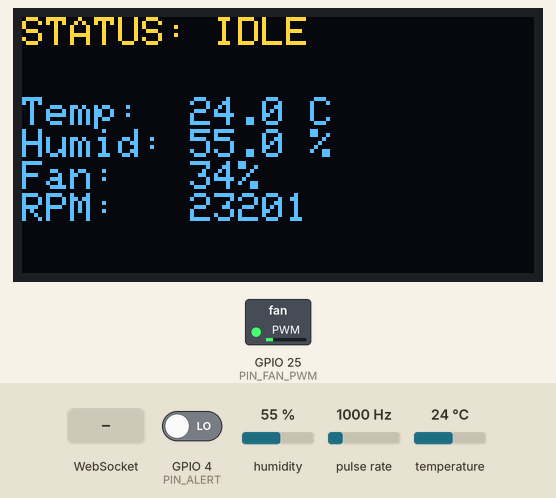
A sketch run on a simulated ESP32. Shown: 128×64 one-colour display, switched loads named in the sketch (green lamp = pin HIGH). Wiring (inferred from the names in the program): pulse sensor: data GPIO 34; SHT3x sensor at I2C address 0x44. The test bench sets the inputs (shaded band); at power-on: temperature 24 °C, GPIO 4 (PIN_ALERT) LOW, pulse rate 1000 Hz, humidity 55 %. The OLED is the two-colour kind (top 16 rows yellow); WiFi joins after 1.5 s; servers stay silent unless stated; what the sketch prints to the serial monitor is not drawn.

Above: at 3.4 s.
3.5 s: temperature set to 29.5 °C
At 5.7 s:
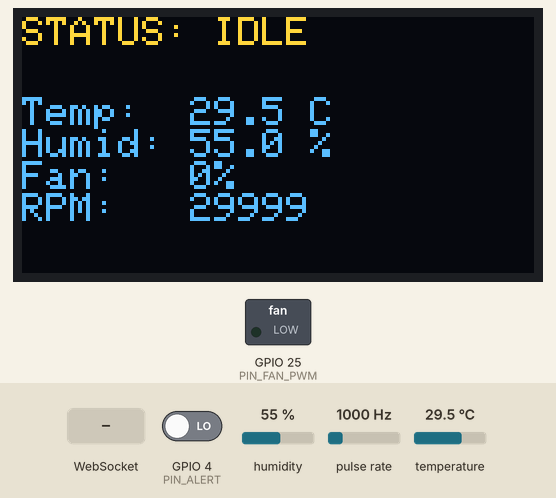
7.7 s: temperature set to 30.5 °C
At 10.7 s:
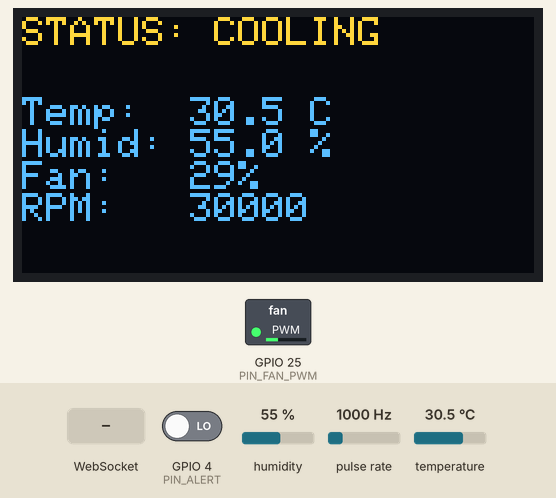
10.9 s: GPIO 4 (PIN_ALERT) driven HIGH
At 11.65 s:
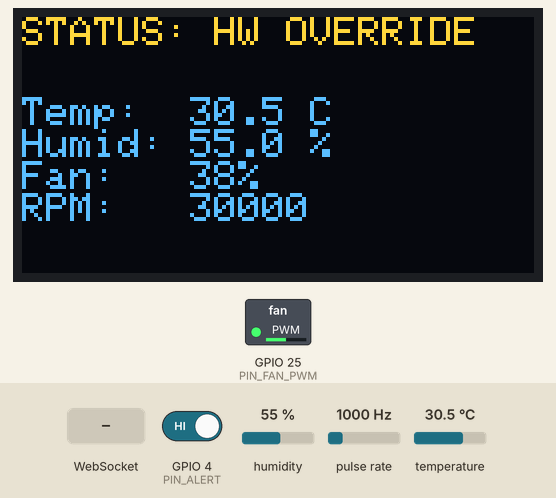
13.9 s: GPIO 4 (PIN_ALERT) driven LOW
At 14.23 s:
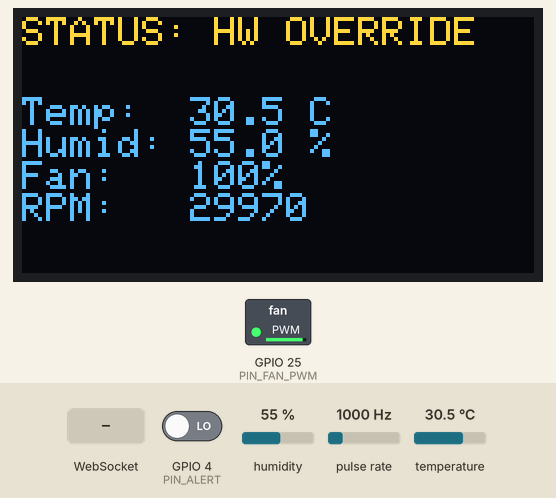
16.7 s: WebSocket text "emergency" received
At 16.93 s:
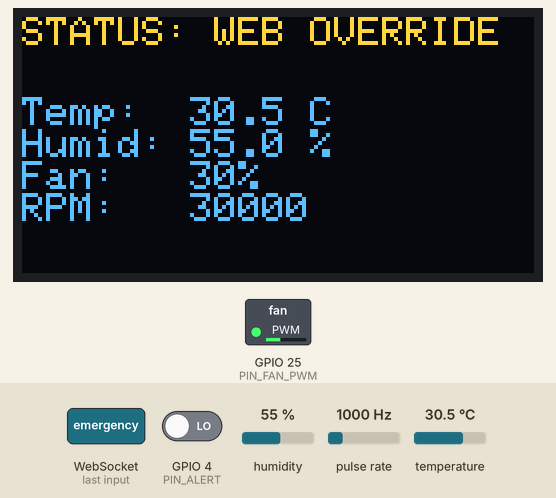
19.1 s: pulse rate (sensor on GPIO 34) set to 100 Hz
At 21.0 s:
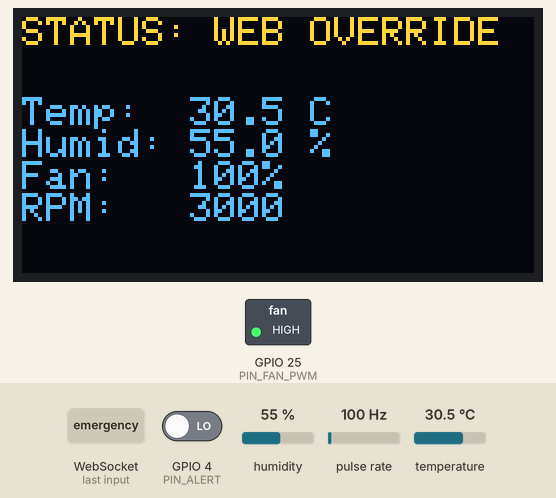
Timing chart, 0 to 22.2 s (numbered marks = the images above; inputs shaded):
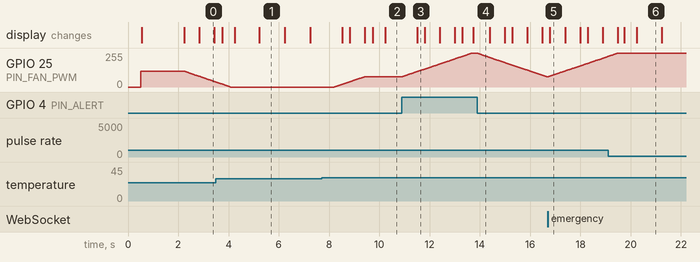

The sketch:

pwm.ino
```cpp
/*
  ESP32 Server Cabinet Fan Controller - Final Production Version
  ----------------------------------------------------------------
  Hardware: ESP32, SHT31-D (0x44), Elegoo Bi-Color OLED (0x3C), Arctic P12/F14 PWM

  Features:
    - 24/7 Hardware-safety critical design (Watchdog, Active-HIGH Alert)
    - SHT31 Periodic Data Acquisition Mode
    - Non-blocking Wi-Fi dashboard & WebSockets
    - Clean Serial logging (Boot & Network state changes only)
    - Anti-Stall Kickstart (Tach watchdog)
    - True Non-blocking Soft Start
    - Bi-color OLED layout optimization
*/

#include <WiFi.h>
#include <WebServer.h>
#include <WebSocketsServer.h>
#include <Wire.h>
#include <Adafruit_GFX.h>
#include <Adafruit_SSD1306.h>
#include "esp_task_wdt.h"

// ---------------------------------------------------------------------
// Wi-Fi Settings
// ---------------------------------------------------------------------
const char* ssid = "YOUR_SSID";         // CHANGE THIS
const char* password = "YOUR_PASSWORD"; // CHANGE THIS

WebServer server(80);
WebSocketsServer webSocket(81);
unsigned long lastWifiRetry = 0;
const unsigned long WIFI_RETRY_INTERVAL = 30000; // 30 seconds
bool webEmergencyOverride = false;
bool lastWifiState = false;

// ---------------------------------------------------------------------
// Pin assignments
// ---------------------------------------------------------------------
#define PIN_I2C_SDA   21
#define PIN_I2C_SCL   22
#define PIN_ALERT     4     // SHT31 ALERT pin (push-pull, active HIGH, using pull-down)
#define PIN_FAN_PWM   25
#define PIN_FAN_TACH  34    // WITH 10k PULL-UP TO 3.3V

#define SHT31_ADDR    0x44
#define OLED_ADDR     0x3C
#define SCREEN_WIDTH  128
#define SCREEN_HEIGHT 64

// ---------------------------------------------------------------------
// Fan curve & Safety config
// ---------------------------------------------------------------------
const float TEMP_FAN_ON      = 30.0;
const float TEMP_FAN_OFF     = 27.0;
const float TEMP_MIN_SPEED   = 30.0;
const float TEMP_MAX_SPEED   = 45.0;
const uint8_t DUTY_MIN       = 70;
const uint8_t DUTY_MAX       = 255;

const float ALERT_TEMP_SET   = 46.0;
const float ALERT_TEMP_CLEAR = 43.0;

const int PWM_CHANNEL   = 0;
const int PWM_FREQ_HZ   = 25000;
const int PWM_RES_BITS  = 8;
const int TACH_PULSES_PER_REV = 2;

const unsigned long SENSOR_INTERVAL_MS  = 2000;
const unsigned long DISPLAY_INTERVAL_MS = 500;
const unsigned long TACH_WINDOW_MS      = 1000;
const int MAX_CONSECUTIVE_SENSOR_FAILS  = 5;
const uint8_t WDT_TIMEOUT_S             = 10;

// ---------------------------------------------------------------------
// Globals
// ---------------------------------------------------------------------
Adafruit_SSD1306 display(SCREEN_WIDTH, SCREEN_HEIGHT, &Wire, -1);

volatile uint32_t tachPulseCount = 0;
void IRAM_ATTR tachISR() { tachPulseCount++; }

unsigned long lastSensorRead   = 0;
unsigned long lastDisplayDraw  = 0;
unsigned long lastTachWindow   = 0;
unsigned long lastRampTime     = 0;
unsigned long stallDetectTime  = 0;

float currentTempC   = NAN;
float currentHumRH   = NAN;
bool  sensorValid    = false;
int   consecutiveFails = 0;

bool fanOn = false;
uint8_t currentDuty = 0;
uint8_t targetDuty  = 0;
uint16_t currentRPM = 0;

bool hwEmergencyOverride = false;
bool sensorFaultMode     = false;

// ---------------------------------------------------------------------
// I2C & Sensor Helpers
// ---------------------------------------------------------------------
uint8_t sht31_crc8(const uint8_t *data, int len) {
  uint8_t crc = 0xFF;
  for (int i = 0; i < len; i++) {
    crc ^= data[i];
    for (int b = 0; b < 8; b++) {
      if (crc & 0x80) crc = (crc << 1) ^ 0x31;
      else crc <<= 1;
    }
  }
  return crc;
}

bool i2cWriteCommand(uint8_t addr, uint16_t cmd) {
  Wire.beginTransmission(addr);
  Wire.write(cmd >> 8); Wire.write(cmd & 0xFF);
  return (Wire.endTransmission() == 0);
}

bool i2cWriteCommandWithData(uint8_t addr, uint16_t cmd, uint16_t value) {
  uint8_t buf[2] = { (uint8_t)(value >> 8), (uint8_t)(value & 0xFF) };
  uint8_t crc = sht31_crc8(buf, 2);
  Wire.beginTransmission(addr);
  Wire.write(cmd >> 8); Wire.write(cmd & 0xFF);
  Wire.write(buf[0]); Wire.write(buf[1]); Wire.write(crc);
  return (Wire.endTransmission() == 0);
}

uint16_t encodeAlertThreshold(float tempC, float rhPercent) {
  uint16_t rhRaw   = (uint16_t)round((rhPercent / 100.0) * 65535.0);
  uint16_t tempRaw = (uint16_t)round(((tempC + 45.0) / 175.0) * 65535.0);
  return ((rhRaw >> 9) << 9) | (tempRaw >> 7);
}

bool configureSHT31Alerts() {
  bool ok = true;
  ok &= i2cWriteCommandWithData(SHT31_ADDR, 0x611D, encodeAlertThreshold(ALERT_TEMP_SET, 99.0));
  ok &= i2cWriteCommandWithData(SHT31_ADDR, 0x6116, encodeAlertThreshold(ALERT_TEMP_CLEAR, 99.0));
  ok &= i2cWriteCommandWithData(SHT31_ADDR, 0x6100, encodeAlertThreshold(-40.0, 0.0));
  ok &= i2cWriteCommandWithData(SHT31_ADDR, 0x610B, encodeAlertThreshold(-39.0, 0.0));
  return ok;
}

void initSHT31PeriodicMode() {
  // 1. Clear Status Register (Resets the ALERT pin to LOW)
  i2cWriteCommand(SHT31_ADDR, 0x3041);
  delay(20);

  // 2. Write the High/Low temperature safety thresholds
  configureSHT31Alerts();

  // 3. Start Periodic Mode (1 Measurement Per Second, High Repeatability)
  i2cWriteCommand(SHT31_ADDR, 0x2130);
  delay(20);
}

bool readSHT31(float &tempC, float &rh) {
  // Command 0xE000 fetches the latest data from the periodic background task
  if (!i2cWriteCommand(SHT31_ADDR, 0xE000)) return false;
  delay(10);

  if (Wire.requestFrom((int)SHT31_ADDR, 6) != 6) return false;

  uint8_t buf[6];
  for (int i = 0; i < 6; i++) buf[i] = Wire.read();

  if (sht31_crc8(buf, 2) != buf[2] || sht31_crc8(buf + 3, 2) != buf[5]) return false;

  uint16_t rawT = (buf[0] << 8) | buf[1];
  uint16_t rawH = (buf[3] << 8) | buf[4];

  tempC = -45.0 + 175.0 * ((float)rawT / 65535.0);
  rh    = 100.0 * ((float)rawH / 65535.0);
  return true;
}

void resetI2CBus() {
  Wire.end();
  delay(20);
  Wire.begin(PIN_I2C_SDA, PIN_I2C_SCL);
  Wire.setClock(100000);
  Wire.setTimeOut(50);
}

// ---------------------------------------------------------------------
// Non-Blocking Fan Control
// ---------------------------------------------------------------------
uint8_t computeDuty(float tempC) {
  if (tempC <= TEMP_MIN_SPEED) return DUTY_MIN;
  if (tempC >= TEMP_MAX_SPEED) return DUTY_MAX;
  float frac = (tempC - TEMP_MIN_SPEED) / (TEMP_MAX_SPEED - TEMP_MIN_SPEED);
  return (uint8_t)(DUTY_MIN + frac * (DUTY_MAX - DUTY_MIN));
}

void processFanDuty() {
  if (currentDuty == targetDuty) return;

  // Step the fan duty by 1 every 15ms (smooth, non-blocking soft start)
  if (millis() - lastRampTime >= 15) {
    if (currentDuty < targetDuty) currentDuty++;
    else currentDuty--;

#if defined(ESP_ARDUINO_VERSION_MAJOR) && (ESP_ARDUINO_VERSION_MAJOR >= 3)
    ledcWrite(PIN_FAN_PWM, currentDuty);
#else
    ledcWrite(PWM_CHANNEL, currentDuty);
#endif

    lastRampTime = millis();
  }
}

// ---------------------------------------------------------------------
// Web Server Setup
// ---------------------------------------------------------------------
void handleRoot() {
  String html = "<!DOCTYPE html><html><head><title>Cabinet Fan Dashboard</title>";
  html += "<meta name='viewport' content='width=device-width, initial-scale=1'>";
  html += "<style>body{font-family: Arial;background:#f4f4f9;padding:20px;}";
  html += ".card{background:#fff;border-radius:8px;padding:20px;box-shadow:0 2px 5px rgba(0,0,0,0.1);}";
  html += ".btn{background:#007BFF;color:white;padding:12px 20px;border:none;border-radius:5px;cursor:pointer;margin-right:10px;}";
  html += ".btn-danger{background:#dc3545;} .btn-secondary{background:#6c757d;}";
  html += ".emergency{color:#dc3545;font-weight:bold;}</style></head><body>";
  html += "<h2>Cabinet Dashboard</h2><div class='card'>";
  html += "<p><strong>Temp:</strong> <span id='temp'>--</span>&deg;C</p>";
  html += "<p><strong>Humidity:</strong> <span id='hum'>--</span>%</p>";
  html += "<p><strong>Fan:</strong> <span id='fan'>--</span>% (<span id='rpm'>--</span> RPM)</p>";
  html += "<p><strong>Status:</strong> <span id='status'>--</span></p>";
  html += "<hr><button class='btn btn-danger' onclick='sendMsg(\"emergency\")'>Web 100%</button>";
  html += "<button class='btn btn-secondary' onclick='sendMsg(\"auto\")'>Auto Mode</button>";
  html += "</div><script>";
  html += "const ws = new WebSocket('ws://' + window.location.host + ':81');";
  html += "ws.onmessage = e => { const d = JSON.parse(e.data);";
  html += "document.getElementById('temp').textContent = d.temp;";
  html += "document.getElementById('hum').textContent = d.hum;";
  html += "document.getElementById('fan').textContent = d.fan;";
  html += "document.getElementById('rpm').textContent = d.rpm;";
  html += "document.getElementById('status').textContent = d.status;";
  html += "document.getElementById('status').className = d.alert ? 'emergency' : ''; };";
  html += "function sendMsg(msg) { ws.send(msg); }";
  html += "</script></body></html>";
  server.send(200, "text/html", html);
}

void webSocketEvent(uint8_t num, WStype_t type, uint8_t * payload, size_t length) {
  if (type == WStype_TEXT) {
    String msg = String((char*)payload);
    if (msg == "emergency") webEmergencyOverride = true;
    else if (msg == "auto") webEmergencyOverride = false;
  }
}

// ---------------------------------------------------------------------
// Setup
// ---------------------------------------------------------------------
void setup() {
  Serial.begin(115200);
  delay(500);
  Serial.println("\nBooting Fan Controller...");

  // Watchdog
#if defined(ESP_ARDUINO_VERSION_MAJOR) && (ESP_ARDUINO_VERSION_MAJOR >= 3)
  esp_task_wdt_config_t wdtConfig = { .timeout_ms = WDT_TIMEOUT_S * 1000, .idle_core_mask = 0, .trigger_panic = true };
  esp_task_wdt_init(&wdtConfig);
#else
  esp_task_wdt_init(WDT_TIMEOUT_S, true);
#endif
  esp_task_wdt_add(NULL);

  pinMode(PIN_ALERT, INPUT_PULLDOWN);
  pinMode(PIN_FAN_TACH, INPUT);
  attachInterrupt(digitalPinToInterrupt(PIN_FAN_TACH), tachISR, FALLING);

#if defined(ESP_ARDUINO_VERSION_MAJOR) && (ESP_ARDUINO_VERSION_MAJOR >= 3)
  ledcAttach(PIN_FAN_PWM, PWM_FREQ_HZ, PWM_RES_BITS);
#else
  ledcSetup(PWM_CHANNEL, PWM_FREQ_HZ, PWM_RES_BITS);
  ledcAttachPin(PIN_FAN_PWM, PWM_CHANNEL);
#endif

  // Safe startup state
  targetDuty = 120;
  currentDuty = 120;
#if defined(ESP_ARDUINO_VERSION_MAJOR) && (ESP_ARDUINO_VERSION_MAJOR >= 3)
  ledcWrite(PIN_FAN_PWM, currentDuty);
#else
  ledcWrite(PWM_CHANNEL, currentDuty);
#endif

  Wire.begin(PIN_I2C_SDA, PIN_I2C_SCL);
  Wire.setClock(100000);
  Wire.setTimeOut(50);

  if (display.begin(SSD1306_SWITCHCAPVCC, OLED_ADDR)) {
    display.clearDisplay();
    display.setTextSize(1);
    display.setTextColor(SSD1306_WHITE);
    display.setCursor(0, 0); // This inherently lands perfectly in the Yellow zone
    display.println("Booting System...");
    display.display();
  }

  // Initialize SHT31 for Periodic Mode and Clear the Status Register
  initSHT31PeriodicMode();

  // Non-blocking Wi-Fi attempt (Max 5 seconds)
  Serial.print("Attempting Wi-Fi connection...");
  WiFi.begin(ssid, password);
  unsigned long wifiStart = millis();
  while (WiFi.status() != WL_CONNECTED && (millis() - wifiStart < 5000)) {
    delay(200);
    Serial.print(".");
  }

  if (WiFi.status() != WL_CONNECTED) {
    Serial.println(" Timeout. Will retry in background.");
  }

  server.on("/", handleRoot);
  server.begin();
  webSocket.begin();
  webSocket.onEvent(webSocketEvent);

  Serial.println("\nSystem Setup Complete.");
}

// ---------------------------------------------------------------------
// Main loop
// ---------------------------------------------------------------------
void loop() {
  esp_task_wdt_reset();
  unsigned long now = millis();

  // Background Wi-Fi Reconnection (Non-blocking)
  if (WiFi.status() != WL_CONNECTED && (now - lastWifiRetry >= WIFI_RETRY_INTERVAL)) {
    WiFi.disconnect();
    WiFi.begin(ssid, password);
    lastWifiRetry = now;
  }

  // Log Wi-Fi state changes and print IP
  bool currentWifiState = (WiFi.status() == WL_CONNECTED);
  if (currentWifiState && !lastWifiState) {
    Serial.println();
    Serial.print("Wi-Fi Connected! IP Address: ");
    Serial.println(WiFi.localIP());
  } else if (!currentWifiState && lastWifiState) {
    Serial.println();
    Serial.println("Wi-Fi Disconnected. Will retry in background...");
  }
  lastWifiState = currentWifiState;

  // Process web requests
  server.handleClient();
  webSocket.loop();

  // Hardware emergency check: reads active HIGH directly from sensor
  hwEmergencyOverride = (digitalRead(PIN_ALERT) == HIGH);

  // Tach measurement window
  if (now - lastTachWindow >= TACH_WINDOW_MS) {
    noInterrupts();
    uint32_t pulses = tachPulseCount;
    tachPulseCount = 0;
    interrupts();

    float windowSec = (now - lastTachWindow) / 1000.0;
    if (windowSec <= 0) windowSec = TACH_WINDOW_MS / 1000.0;
    currentRPM = (uint16_t)((pulses / (float)TACH_PULSES_PER_REV) * (60.0 / windowSec));
    lastTachWindow = now;
  }

  // Sensor read
  if (now - lastSensorRead >= SENSOR_INTERVAL_MS) {
    lastSensorRead = now;
    float t, h;
    if (readSHT31(t, h)) {
      currentTempC = t;
      currentHumRH = h;
      sensorValid = true;
      consecutiveFails = 0;
      sensorFaultMode = false;
    } else {
      consecutiveFails++;
      if (consecutiveFails >= MAX_CONSECUTIVE_SENSOR_FAILS) {
        sensorValid = false;
        sensorFaultMode = true;
        resetI2CBus();
        initSHT31PeriodicMode(); // Re-initialize periodic mode after a bus reset
      }
    }
  }

  // Decide fan speed target
  if (hwEmergencyOverride || webEmergencyOverride) {
    targetDuty = DUTY_MAX;
    fanOn = true;
  } else if (sensorFaultMode) {
    targetDuty = 180; // Fail toward MORE cooling
    fanOn = true;
  } else if (sensorValid) {
    if (!fanOn && currentTempC >= TEMP_FAN_ON) fanOn = true;
    if (fanOn && currentTempC <= TEMP_FAN_OFF) fanOn = false;
    targetDuty = fanOn ? computeDuty(currentTempC) : 0;
  }

  // Anti-Stall Kickstart: If fan should be moving but RPM is 0 for 2+ seconds
  if (targetDuty > 0 && currentRPM == 0) {
    if (stallDetectTime == 0) stallDetectTime = now;
    else if (now - stallDetectTime > 2000) targetDuty = DUTY_MAX; // Kickstart it
  } else {
    stallDetectTime = 0;
  }

  // Apply smooth transition
  processFanDuty();

  // WebSocket Updates (Every 1s to avoid flooding)
  static unsigned long lastWsUpdate = 0;
  if (now - lastWsUpdate >= 1000 && WiFi.status() == WL_CONNECTED) {
    lastWsUpdate = now;
    String statusStr = hwEmergencyOverride ? "HW OVERRIDE" : (webEmergencyOverride ? "WEB OVERRIDE" : (sensorFaultMode ? "SENSOR FAULT" : (fanOn ? "COOLING" : "IDLE")));
    if (targetDuty > 0 && currentRPM == 0 && (now - stallDetectTime > 2000)) statusStr = "FAN STALL KICK!";

    String json = "{\"temp\":\"" + (sensorValid ? String(currentTempC, 1) : "--") +
                  "\",\"hum\":\"" + (sensorValid ? String(currentHumRH, 1) : "--") +
                  "\",\"fan\":\"" + String((currentDuty * 100) / 255) +
                  "\",\"rpm\":\"" + String(currentRPM) +
                  "\",\"status\":\"" + statusStr +
                  "\",\"alert\":" + (hwEmergencyOverride || webEmergencyOverride || sensorFaultMode ? "true" : "false") + "}";
    webSocket.broadcastTXT(json);
  }

  // Display Updates
  if (now - lastDisplayDraw >= DISPLAY_INTERVAL_MS) {
    lastDisplayDraw = now;
    display.clearDisplay();
    display.setTextSize(1);
    display.setTextColor(SSD1306_WHITE);

    // --- YELLOW SECTION (Top 16 pixels) ---
    display.setCursor(0, 0);
    if (hwEmergencyOverride) display.println("STATUS: HW OVERRIDE");
    else if (webEmergencyOverride) display.println("STATUS: WEB OVERRIDE");
    else if (sensorFaultMode) display.println("STATUS: SENSOR FAULT");
    else if (stallDetectTime > 0 && currentRPM == 0) display.println("STATUS: FAN STALLED!");
    else if (fanOn) display.println("STATUS: COOLING");
    else display.println("STATUS: IDLE");

    // --- BLUE SECTION (Bottom 48 pixels) ---
    // Moving to Y=20 pushes the text safely past the yellow boundary
    display.setCursor(0, 20);
    if (sensorValid) {
      display.printf("Temp:  %.1f C\nHumid: %.1f %%\n", currentTempC, currentHumRH);
    } else {
      display.println("Temp:  -- (fault)\nHumid: -- (fault)");
    }
    display.printf("Fan:   %d%%\nRPM:   %u\n", (currentDuty * 100) / 255, currentRPM);

    display.display();
  }
}
```

Measured:
- the behaviour switches between 30 and 30.1 °C on temperature (found by bisection; images 1 and 2)
- after the input at 7.7 s, GPIO 25 (PIN_FAN_PWM): moves from 0/255 to 76/255 over 1.2 s, starting after 0.51 s; the display: first changes after 0.82 s (image 2 shows a later state)
- after the input at 10.9 s, GPIO 25 (PIN_FAN_PWM): moves from 76/255 to 255/255 over 2.8 s, starting at once; the display: changes after 0.60 s (image 3)
- after the input at 13.9 s, GPIO 25 (PIN_FAN_PWM): moves from 255/255 to 76/255 over 2.8 s, starting at once
- after the input at 16.7 s, GPIO 25 (PIN_FAN_PWM): moves from 76/255 to 229/255 over 2.4 s, starting at once; the display: changes after 0.09 s (image 5)
- what the display in image 1 shows lasts 1.0 s, from 5.2 s to 6.2 s
